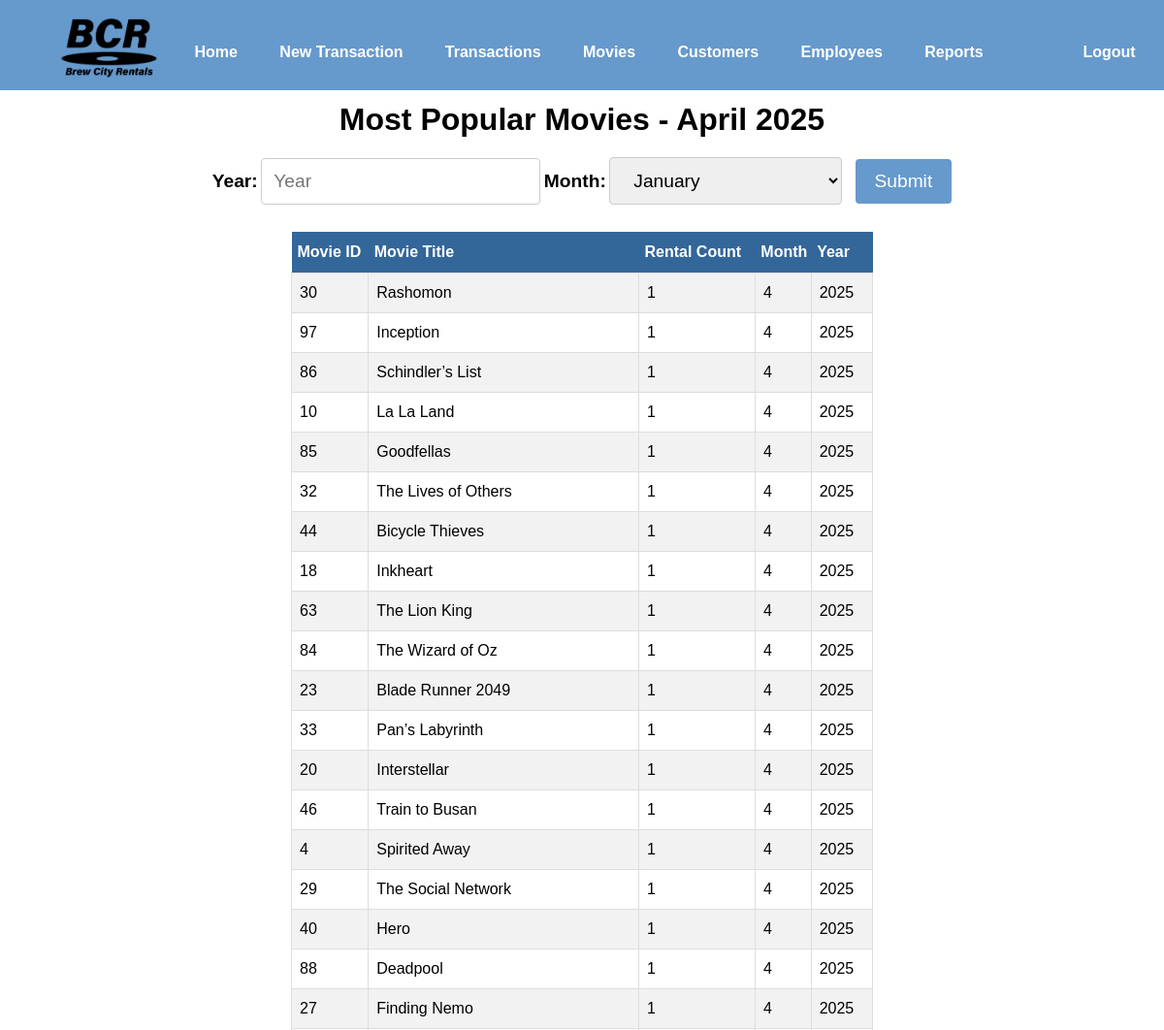
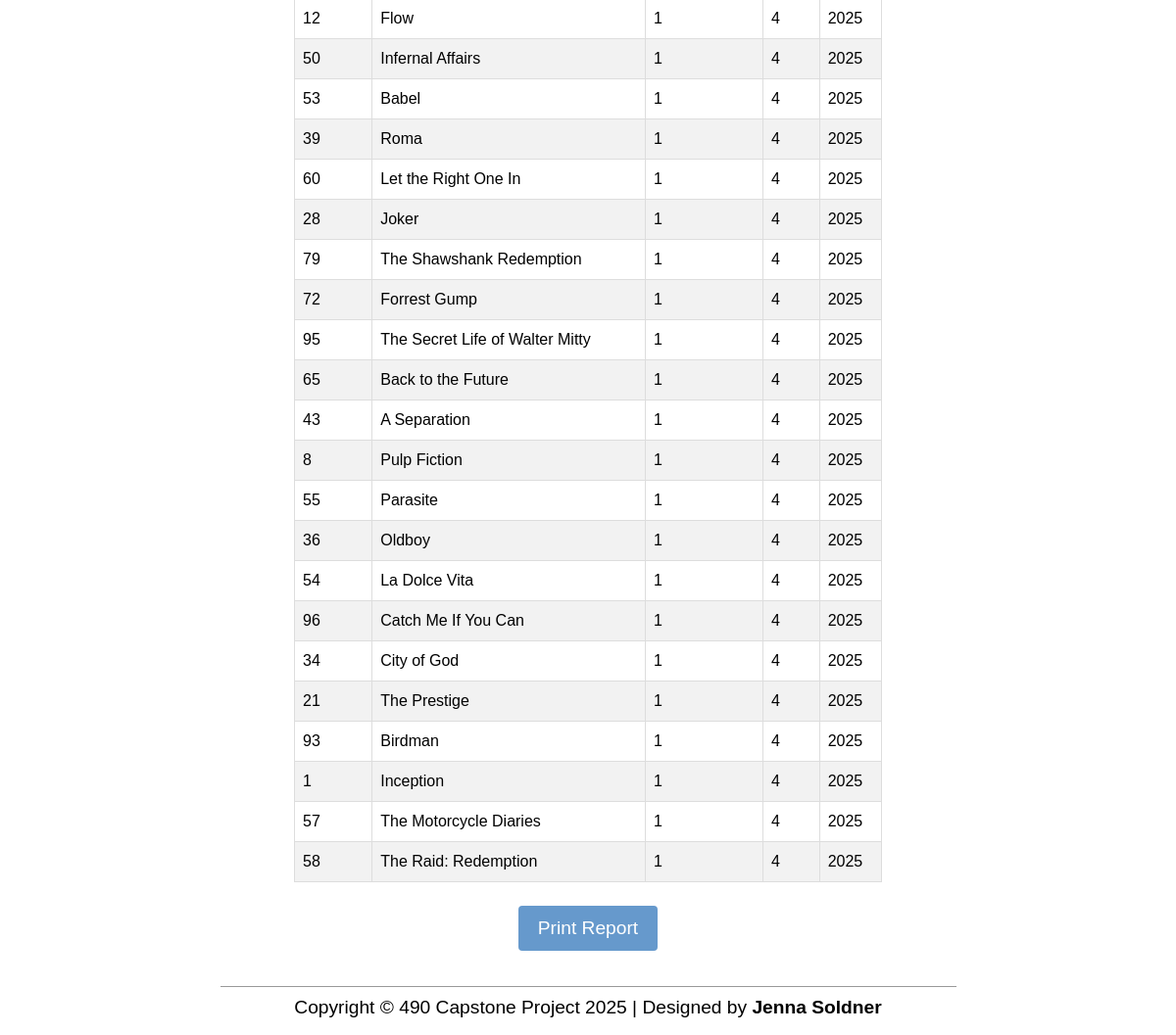
/htdocs/reports/inventory-popular.php (signed in), run on the app's committed database (2 pictures, top to bottom).
### tables this page shows
CREATE TABLE `Movies` (
  `MovieID` int NOT NULL,
  `Title` varchar(200) NOT NULL,
  `Category` enum('Current Hit','Current Release','Popular','Regular') NOT NULL,
  `Cost` decimal(10,2) DEFAULT NULL,
  `Genre` varchar(100) NOT NULL,
  `ReleaseYear` year NOT NULL,
  `LengthMin` int NOT NULL,
  `Lang` varchar(100) NOT NULL,
  `LeadActors` varchar(200) NOT NULL,
  `Director` varchar(200) NOT NULL,
  `Status` enum('Available','Rented') NOT NULL,
  `ReturnDate` date DEFAULT NULL,
  `PurchaseDate` date DEFAULT NULL,
  `PurchaseCost` decimal(10,2) DEFAULT NULL
);

### htdocs/reports/inventory-popular.php (the view, shortened to what this page needs)
<?php
include ('../includes/header.php');
if (!isset($_SESSION['empid'])){
    echo("<h2>You are not logged in.</h2>
        <form action='login.php''>
            <input type='submit' name='submit' value='Login'/>
        </form>
    <p><br /><br /></p>");
    include ('../includes/footer.php');
	exit();
}else{
    require_once ('../../mysqli_connect.php');
    $selectedYear = isset($_GET['year']) ? $_GET['year'] : date("Y");
    $selectedMonth = isset($_GET['option']) ? $_GET['option'] : date("F");
    echo ("<center>");
    echo ("<h1 class='pagetitle'>Most Popular Movies - {$selectedMonth} {$selectedYear}</h1>");
    echo("
    <div class='formdiv'>
        <form method='get'>
		    <label for='year'>Year:</label>
            <input type='text' required id='year' name='year' placeholder='Year' value='" . (isset($_GET['year']) ? $_GET['year'] : '') . "' />
		    <label for='month'>Month:</label>
            <select  id='option' required name='option' style='width:25%; margin-right:1%;'>
                <option " . (isset($_GET['option']) && $_GET['option'] == 'January' ? 'selected' : '') . ">January</option>
                <option " . (isset($_GET['option']) && $_GET['option'] == 'February' ? 'selected' : '') . ">February</option>
                <option " . (isset($_GET['option']) && $_GET['option'] == 'March' ? 'selected' : '') . ">March</option>
                <option " . (isset($_GET['option']) && $_GET['option'] == 'April' ? 'selected' : '') . ">April</option>
                <option " . (isset($_GET['option']) && $_GET['option'] == 'May' ? 'selected' : '') . ">May</option>
                <option " . (isset($_GET['option']) && $_GET['option'] == 'June' ? 'selected' : '') . ">June</option>
                <option " . (isset($_GET['option']) && $_GET['option'] == 'July' ? 'selected' : '') . ">July</option>
                <option " . (isset($_GET['option']) && $_GET['option'] == 'August' ? 'selected' : '') . ">August</option>
                <option " . (isset($_GET['option']) && $_GET['option'] == 'September' ? 'selected' : '') . ">September</option>
                <option " . (isset($_GET['option']) && $_GET['option'] == 'October' ? 'selected' : '') . ">October</option>
                <option " . (isset($_GET['option']) && $_GET['option'] == 'November' ? 'selected' : '') . ">November</option>
                <option " . (isset($_GET['option']) && $_GET['option'] == 'December' ? 'selected' : '') . ">December</option>
            </select>
            <input type='submit' value='Submit'>
        </form>
    </div>
            ");
    $monthMapping = [
        'January' => 1,
        'February' => 2,
        'March' => 3,
        'April' => 4,
        'May' => 5,
        'June' => 6,
        'July' => 7,
        'August' => 8,
        'September' => 9,
        'October' => 10,
        'November' => 11,
        'December' => 12
    ];
    $monthNumber = $monthMapping[$selectedMonth];
    $query = "SELECT
                m.MovieID,
                m.Title AS MovieTitle,
                COUNT(t.TransID) AS RentalCount,
                MONTH(t.RentalDate) AS Month,
                YEAR(t.RentalDate) AS Year
            FROM Transactions t
            JOIN TransactionMovies tm ON t.TransID = tm.TransID
            JOIN Movies m ON tm.MovieID = m.MovieID
            WHERE MONTH(t.RentalDate) ='$monthNumber'
            AND YEAR(t.RentalDate) = '$selectedYear'
            GROUP BY m.MovieID, Month, Year
            ORDER BY RentalCount DESC
            LIMIT 50;";
    $result = @mysqli_query($dbc, $query);
    echo "<table id='allTables' style='width:50%;'><tr>
        <th>Movie ID</th><th>Movie Title</th><th>Rental Count</th><th>Month</th><th>Year</th></tr>";
    while ($row = mysqli_fetch_array($result, MYSQLI_ASSOC)) {
        echo "<tr><td>" . $row['MovieID'] . "</td>";
        echo "<td>" . $row['MovieTitle'] . "</td>";
        echo "<td>" . $row['RentalCount'] . "</td>";
        echo "<td>" . $row['Month'] . "</td>";
        echo "<td>" . $row['Year'] . "</td>";
    }
    echo "</table>";
    echo("
        <input type='submit' class='printbtn' onclick='window.print()' name='submit' value='Print Report'/>
    ");
    include ('../includes/footer.php');
}
?>

### data on the page
movies: MovieID "30", Title "Rashomon", RentalCount "1", Month "4", Year "2025"
movies: MovieID "97", Title "Inception", RentalCount "1", Month "4", Year "2025"
movies: MovieID "86", Title "Schindler’s List", RentalCount "1", Month "4", Year "2025"
movies: MovieID "10", Title "La La Land", RentalCount "1", Month "4", Year "2025"
movies: MovieID "85", Title "Goodfellas", RentalCount "1", Month "4", Year "2025"
movies: MovieID "32", Title "The Lives of Others", RentalCount "1", Month "4", Year "2025"
movies: MovieID "44", Title "Bicycle Thieves", RentalCount "1", Month "4", Year "2025"
movies: MovieID "18", Title "Inkheart", RentalCount "1", Month "4", Year "2025"
movies: MovieID "63", Title "The Lion King", RentalCount "1", Month "4", Year "2025"
movies: MovieID "84", Title "The Wizard of Oz", RentalCount "1", Month "4", Year "2025"
movies: MovieID "23", Title "Blade Runner 2049", RentalCount "1", Month "4", Year "2025"
movies: MovieID "33", Title "Pan’s Labyrinth", RentalCount "1", Month "4", Year "2025"
movies: MovieID "20", Title "Interstellar", RentalCount "1", Month "4", Year "2025"
movies: MovieID "46", Title "Train to Busan", RentalCount "1", Month "4", Year "2025"
movies: MovieID "4", Title "Spirited Away", RentalCount "1", Month "4", Year "2025"
movies: MovieID "29", Title "The Social Network", RentalCount "1", Month "4", Year "2025"
movies: MovieID "40", Title "Hero", RentalCount "1", Month "4", Year "2025"
movies: MovieID "88", Title "Deadpool", RentalCount "1", Month "4", Year "2025"
movies: MovieID "27", Title "Finding Nemo", RentalCount "1", Month "4", Year "2025"
movies: MovieID "12", Title "Flow", RentalCount "1", Month "4", Year "2025"
movies: MovieID "50", Title "Infernal Affairs", RentalCount "1", Month "4", Year "2025"
movies: MovieID "53", Title "Babel", RentalCount "1", Month "4", Year "2025"
movies: MovieID "39", Title "Roma", RentalCount "1", Month "4", Year "2025"
movies: MovieID "60", Title "Let the Right One In", RentalCount "1", Month "4", Year "2025"
movies: MovieID "28", Title "Joker", RentalCount "1", Month "4", Year "2025"
movies: MovieID "79", Title "The Shawshank Redemption", RentalCount "1", Month "4", Year "2025"
movies: MovieID "72", Title "Forrest Gump", RentalCount "1", Month "4", Year "2025"
movies: MovieID "95", Title "The Secret Life of Walter Mitty", RentalCount "1", Month "4", Year "2025"
movies: MovieID "65", Title "Back to the Future", RentalCount "1", Month "4", Year "2025"
movies: MovieID "43", Title "A Separation", RentalCount "1", Month "4", Year "2025"
movies: MovieID "8", Title "Pulp Fiction", RentalCount "1", Month "4", Year "2025"
movies: MovieID "55", Title "Parasite", RentalCount "1", Month "4", Year "2025"
movies: MovieID "36", Title "Oldboy", RentalCount "1", Month "4", Year "2025"
movies: MovieID "54", Title "La Dolce Vita", RentalCount "1", Month "4", Year "2025"
movies: MovieID "96", Title "Catch Me If You Can", RentalCount "1", Month "4", Year "2025"
movies: MovieID "34", Title "City of God", RentalCount "1", Month "4", Year "2025"
movies: MovieID "21", Title "The Prestige", RentalCount "1", Month "4", Year "2025"
movies: MovieID "93", Title "Birdman", RentalCount "1", Month "4", Year "2025"
movies: MovieID "1", Title "Inception", RentalCount "1", Month "4", Year "2025"
movies: MovieID "57", Title "The Motorcycle Diaries", RentalCount "1", Month "4", Year "2025"
movies: MovieID "58", Title "The Raid: Redemption", RentalCount "1", Month "4", Year "2025"

### other printed values
$selectedMonth "April"
$selectedYear "2025"
